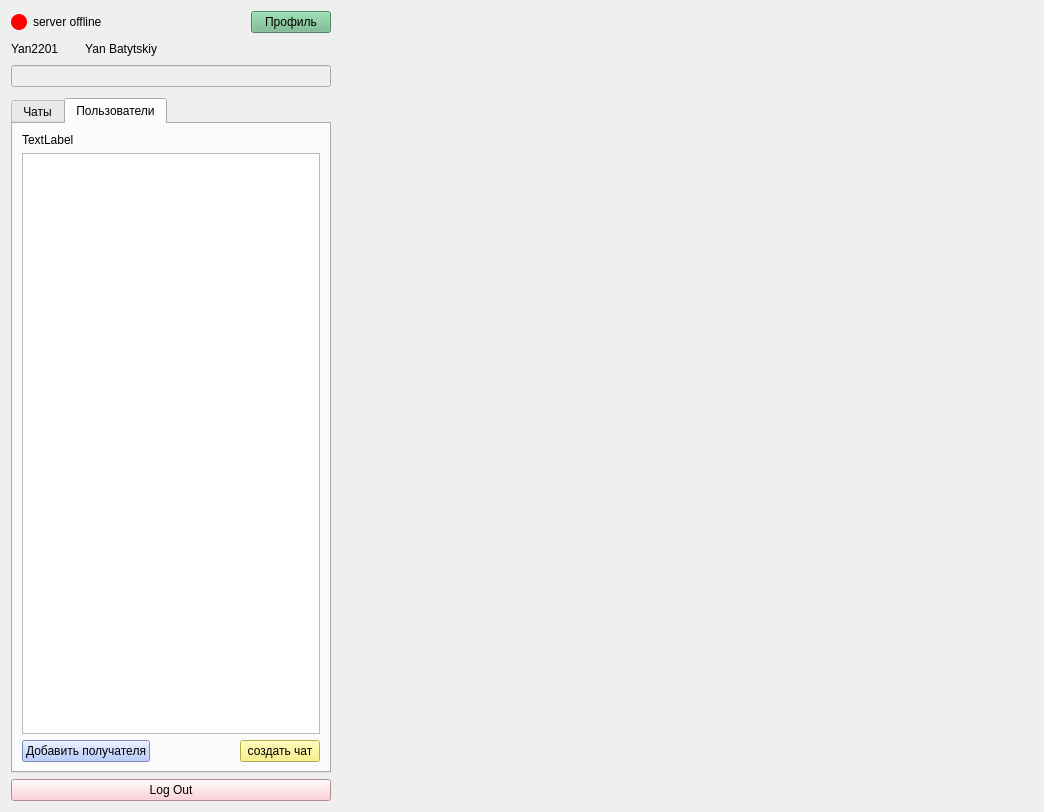
<?xml version="1.0" encoding="UTF-8"?>
<ui version="4.0">
 <class>ScreenMainWork</class>
 <widget class="QWidget" name="ScreenMainWork">
  <property name="geometry">
   <rect>
    <x>0</x>
    <y>0</y>
    <width>1044</width>
    <height>812</height>
   </rect>
  </property>
  <property name="sizePolicy">
   <sizepolicy hsizetype="Expanding" vsizetype="Expanding">
    <horstretch>0</horstretch>
    <verstretch>0</verstretch>
   </sizepolicy>
  </property>
  <property name="windowTitle">
   <string>Shark - 3.0Qt</string>
  </property>
  <layout class="QHBoxLayout" name="horizontalLayout_6" stretch="0,1">
   <item>
    <layout class="QVBoxLayout" name="verticalLayout_2">
     <item>
      <layout class="QHBoxLayout" name="horizontalLayout">
       <item>
        <widget class="QLabel" name="serverStatusLabelRound">
         <property name="sizePolicy">
          <sizepolicy hsizetype="Fixed" vsizetype="Fixed">
           <horstretch>0</horstretch>
           <verstretch>0</verstretch>
          </sizepolicy>
         </property>
         <property name="minimumSize">
          <size>
           <width>16</width>
           <height>16</height>
          </size>
         </property>
         <property name="maximumSize">
          <size>
           <width>16</width>
           <height>16</height>
          </size>
         </property>
         <property name="styleSheet">
          <string notr="true">background-color: red;
border-radius: 8px;</string>
         </property>
         <property name="text">
          <string/>
         </property>
        </widget>
       </item>
       <item>
        <widget class="QLabel" name="serverStatusLabel">
         <property name="sizePolicy">
          <sizepolicy hsizetype="Fixed" vsizetype="Fixed">
           <horstretch>0</horstretch>
           <verstretch>0</verstretch>
          </sizepolicy>
         </property>
         <property name="text">
          <string>server offline</string>
         </property>
        </widget>
       </item>
       <item>
        <spacer name="horizontalSpacer_3">
         <property name="orientation">
          <enum>Qt::Orientation::Horizontal</enum>
         </property>
         <property name="sizeHint" stdset="0">
          <size>
           <width>40</width>
           <height>20</height>
          </size>
         </property>
        </spacer>
       </item>
       <item>
        <widget class="QPushButton" name="ProfilePushButton">
         <property name="styleSheet">
          <string notr="true">background-color: rgb(109, 182, 136);</string>
         </property>
         <property name="text">
          <string>Профиль</string>
         </property>
        </widget>
       </item>
      </layout>
     </item>
     <item>
      <layout class="QHBoxLayout" name="horizontalLayout_2">
       <item>
        <widget class="QLabel" name="loginLabel">
         <property name="sizePolicy">
          <sizepolicy hsizetype="Preferred" vsizetype="Fixed">
           <horstretch>0</horstretch>
           <verstretch>0</verstretch>
          </sizepolicy>
         </property>
         <property name="text">
          <string>Yan2201</string>
         </property>
        </widget>
       </item>
       <item>
        <spacer name="horizontalSpacer">
         <property name="orientation">
          <enum>Qt::Orientation::Horizontal</enum>
         </property>
         <property name="sizeType">
          <enum>QSizePolicy::Policy::Fixed</enum>
         </property>
         <property name="sizeHint" stdset="0">
          <size>
           <width>20</width>
           <height>20</height>
          </size>
         </property>
        </spacer>
       </item>
       <item>
        <widget class="QLabel" name="nameLabel">
         <property name="sizePolicy">
          <sizepolicy hsizetype="Preferred" vsizetype="Fixed">
           <horstretch>0</horstretch>
           <verstretch>0</verstretch>
          </sizepolicy>
         </property>
         <property name="text">
          <string>Yan Batytskiy</string>
         </property>
         <property name="alignment">
          <set>Qt::AlignmentFlag::AlignRight|Qt::AlignmentFlag::AlignTrailing|Qt::AlignmentFlag::AlignVCenter</set>
         </property>
        </widget>
       </item>
       <item>
        <spacer name="horizontalSpacer_5">
         <property name="orientation">
          <enum>Qt::Orientation::Horizontal</enum>
         </property>
         <property name="sizeType">
          <enum>QSizePolicy::Policy::Expanding</enum>
         </property>
         <property name="sizeHint" stdset="0">
          <size>
           <width>10</width>
           <height>20</height>
          </size>
         </property>
        </spacer>
       </item>
      </layout>
     </item>
     <item>
      <layout class="QHBoxLayout" name="horizontalLayout_3">
       <item>
        <widget class="QLineEdit" name="findLineEdit">
         <property name="enabled">
          <bool>false</bool>
         </property>
         <property name="sizePolicy">
          <sizepolicy hsizetype="Expanding" vsizetype="Minimum">
           <horstretch>0</horstretch>
           <verstretch>0</verstretch>
          </sizepolicy>
         </property>
         <property name="toolTipDuration">
          <number>-5</number>
         </property>
         <property name="text">
          <string/>
         </property>
        </widget>
       </item>
      </layout>
     </item>
     <item>
      <spacer name="verticalSpacer">
       <property name="orientation">
        <enum>Qt::Orientation::Vertical</enum>
       </property>
       <property name="sizeType">
        <enum>QSizePolicy::Policy::Fixed</enum>
       </property>
       <property name="sizeHint" stdset="0">
        <size>
         <width>20</width>
         <height>5</height>
        </size>
       </property>
      </spacer>
     </item>
     <item>
      <widget class="QTabWidget" name="mainWorkChatUserTabWidget">
       <property name="sizePolicy">
        <sizepolicy hsizetype="Fixed" vsizetype="Expanding">
         <horstretch>0</horstretch>
         <verstretch>0</verstretch>
        </sizepolicy>
       </property>
       <property name="minimumSize">
        <size>
         <width>320</width>
         <height>0</height>
        </size>
       </property>
       <property name="maximumSize">
        <size>
         <width>320</width>
         <height>16777215</height>
        </size>
       </property>
       <property name="currentIndex">
        <number>1</number>
       </property>
       <property name="elideMode">
        <enum>Qt::TextElideMode::ElideNone</enum>
       </property>
       <widget class="ScreenChatList" name="mainWorkTabChatsList">
        <property name="sizePolicy">
         <sizepolicy hsizetype="MinimumExpanding" vsizetype="Preferred">
          <horstretch>0</horstretch>
          <verstretch>0</verstretch>
         </sizepolicy>
        </property>
        <attribute name="title">
         <string>Чаты</string>
        </attribute>
       </widget>
       <widget class="QWidget" name="mainWorkTabUsersList">
        <property name="sizePolicy">
         <sizepolicy hsizetype="MinimumExpanding" vsizetype="Preferred">
          <horstretch>0</horstretch>
          <verstretch>0</verstretch>
         </sizepolicy>
        </property>
        <attribute name="title">
         <string>Пользователи</string>
        </attribute>
        <layout class="QVBoxLayout" name="verticalLayout">
         <item>
          <widget class="QLabel" name="addressBookLabel">
           <property name="text">
            <string>TextLabel</string>
           </property>
          </widget>
         </item>
         <item>
          <layout class="QHBoxLayout" name="horizontalLayout_5">
           <item>
            <widget class="QListView" name="mainWorkUsersList">
             <property name="sizePolicy">
              <sizepolicy hsizetype="Minimum" vsizetype="Expanding">
               <horstretch>0</horstretch>
               <verstretch>0</verstretch>
              </sizepolicy>
             </property>
            </widget>
           </item>
          </layout>
         </item>
         <item>
          <layout class="QHBoxLayout" name="horizontalLayout_4">
           <item>
            <widget class="QPushButton" name="addUserToChatPushButton">
             <property name="styleSheet">
              <string notr="true">background-color: rgb(164, 190, 255);</string>
             </property>
             <property name="text">
              <string>Добавить получателя</string>
             </property>
            </widget>
           </item>
           <item>
            <spacer name="horizontalSpacer_2">
             <property name="orientation">
              <enum>Qt::Orientation::Horizontal</enum>
             </property>
             <property name="sizeHint" stdset="0">
              <size>
               <width>40</width>
               <height>20</height>
              </size>
             </property>
            </spacer>
           </item>
           <item>
            <widget class="QPushButton" name="createNewChatPushButton">
             <property name="styleSheet">
              <string notr="true">background-color: rgb(249, 240, 107);</string>
             </property>
             <property name="text">
              <string>создать чат</string>
             </property>
            </widget>
           </item>
          </layout>
         </item>
        </layout>
       </widget>
      </widget>
     </item>
     <item>
      <widget class="QPushButton" name="logOutPushButton">
       <property name="styleSheet">
        <string notr="true">background-color: rgb(255, 195, 201);</string>
       </property>
       <property name="text">
        <string>Log Out</string>
       </property>
      </widget>
     </item>
    </layout>
   </item>
   <item>
    <widget class="QStackedWidget" name="mainWorkRightStackedWidget">
     <property name="sizePolicy">
      <sizepolicy hsizetype="Expanding" vsizetype="Expanding">
       <horstretch>0</horstretch>
       <verstretch>0</verstretch>
      </sizepolicy>
     </property>
     <property name="currentIndex">
      <number>0</number>
     </property>
     <widget class="ScreenChatting" name="mainWorkPageChatting"/>
     <widget class="ScreenUserData" name="mainWorkPageUserDataView"/>
    </widget>
   </item>
  </layout>
 </widget>
 <customwidgets>
  <customwidget>
   <class>ScreenChatList</class>
   <extends>QWidget</extends>
   <header>screen_chat_list.h</header>
   <container>1</container>
  </customwidget>
  <customwidget>
   <class>ScreenChatting</class>
   <extends>QWidget</extends>
   <header>screen_chatting.h</header>
   <container>1</container>
  </customwidget>
  <customwidget>
   <class>ScreenUserData</class>
   <extends>QWidget</extends>
   <header>screen_user_data.h</header>
   <container>1</container>
  </customwidget>
 </customwidgets>
 <resources/>
 <connections/>
</ui>
